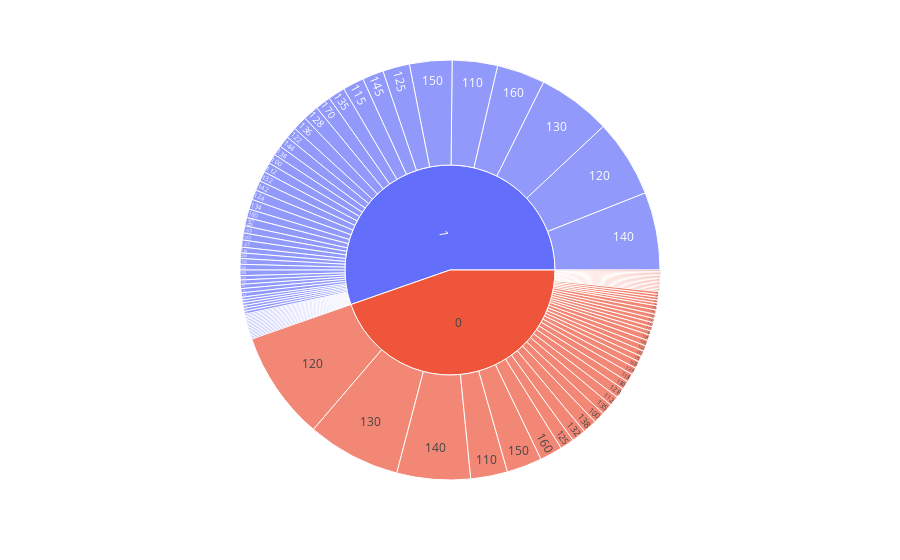

Notebook code cell kept with this figure:
### Code cell
px.sunburst(heart_df, path=['HeartDisease', 'RestingBP'])

### Figure 1 — Plotly figure (JSON) as saved in the notebook; plotly's stock layout.template omitted (floating-point values rounded to 4 significant figures)
{"data": [{"branchvalues": "total", "domain": {"x": [0, 1], "y": [0, 1]}, "hovertemplate": "labels=%{label}<br>count=%{value}<br>parent=%{parent}<br>id=%{id}<extra></extra>", "ids": ["0/140", "1/160", "0/130", "1/138", "0/150", "0/120", "0/110", "1/140", "1/136", "0/115", "1/110", "1/100", "1/120", "0/100", "0/124", "1/150", "0/113", "0/125", "1/145", "1/125", "1/130", "0/112", "0/160", "1/112", "0/132", "1/118", "1/170", "0/142", "0/190", "1/135", "1/180", "0/108", "0/145", "1/115", "1/155", "1/128", "0/135", "0/180", "0/170", "1/106", "1/92", "1/200", "1/122", "0/122", "0/98", "0/105", "0/133", "1/95", "1/105", "0/155", "0/80", "1/137", "1/185", "1/165", "1/132", "1/142", "0/126", "1/133", "0/152", "1/116", "0/138", "1/124", "1/0", "1/144", "0/154", "1/134", "0/104", "1/139", "0/128", "1/131", "0/134", "1/152", "1/126", "1/154", "1/141", "0/131", "1/178", "1/146", "1/158", "0/106", "0/136", "0/123", "1/102", "1/96", "0/139", "1/143", "1/104", "1/172", "1/156", "0/118", "1/190", "0/114", "1/127", "0/101", "1/174", "1/108", "0/156", "0/94", "0/148", "0/178", "1/117", "1/192", "1/123", "0/129", "0/102", "0/172", "0/146", "1/148", "1/114", "1/164", "0", "1"], "labels": ["140", "160", "130", "138", "150", "120", "110", "140", "136", "115", "110", "100", "120", "100", "124", "150", "113", "125", "145", "125", "130", "112", "160", "112", "132", "118", "170", "142", "190", "135", "180", "108", "145", "115", "155", "128", "135", "180", "170", "106", "92", "200", "122", "122", "98", "105", "133", "95", "105", "155", "80", "137", "185", "165", "132", "142", "126", "133", "152", "116", "138", "124", "0", "144", "154", "134", "104", "139", "128", "131", "134", "152", "126", "154", "141", "131", "178", "146", "158", "106", "136", "123", "102", "96", "139", "143", "104", "172", "156", "118", "190", "114", "127", "101", "174", "108", "156", "94", "148", "178", "117", "192", "123", "129", "102", "172", "146", "148", "114", "164", "0", "1"], "name": "", "parents": ["0", "1", "0", "1", "0", "0", "0", "1", "1", "0", "1", "1", "1", "0", "0", "1", "0", "0", "1", "1", "1", "0", "0", "1", "0", "1", "1", "0", "0", "1", "1", "0", "0", "1", "1", "1", "0", "0", "0", "1", "1", "1", "1", "0", "0", "0", "0", "1", "1", "0", "0", "1", "1", "1", "1", "1", "0", "1", "0", "1", "0", "1", "1", "1", "0", "1", "0", "1", "0", "1", "0", "1", "1", "1", "1", "0", "1", "1", "1", "0", "0", "0", "1", "1", "0", "1", "1", "1", "1", "0", "1", "0", "1", "0", "1", "1", "0", "0", "0", "0", "1", "1", "1", "0", "0", "0", "0", "1", "1", "1", "", ""], "type": "sunburst", "values": [52, 34, 66, 7, 25, 77, 26, 55, 10, 4, 32, 7, 55, 8, 5, 30, 1, 10, 15, 19, 52, 7, 16, 7, 10, 4, 11, 4, 1, 12, 6, 5, 3, 15, 5, 11, 8, 6, 3, 1, 1, 4, 8, 4, 1, 4, 3, 6, 5, 3, 1, 5, 1, 2, 7, 7, 3, 3, 3, 2, 10, 7, 1, 8, 1, 7, 2, 3, 7, 3, 4, 4, 4, 2, 3, 1, 2, 3, 4, 2, 3, 1, 1, 1, 2, 2, 1, 1, 1, 6, 1, 1, 1, 1, 1, 2, 1, 2, 1, 1, 1, 1, 1, 1, 2, 1, 1, 1, 1, 1, 410, 508]}], "layout": {"legend": {"tracegroupgap": 0}, "margin": {"t": 60}}}
